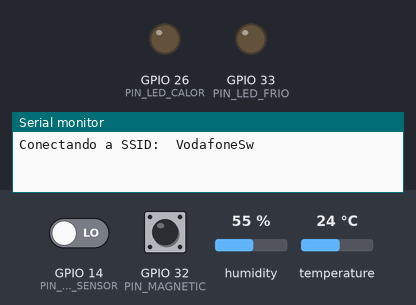
Simulated run of this sketch. Board: ESP32. On the bench: output pins drawn as LEDs (lit = HIGH), the last lines printed to the serial monitor. The test bench sets the inputs (shaded band); at power-on: temperature 24 °C, GPIO 14 (PIN_WATER_SENSOR) LOW, GPIO 32 (PIN_MAGNETIC) HIGH, humidity 55 %. WiFi joins after 1.5 s; servers stay silent unless stated; no MQTT or app messages arrive unless stated.

Above: at 0.1 s.
At 4.2 s:
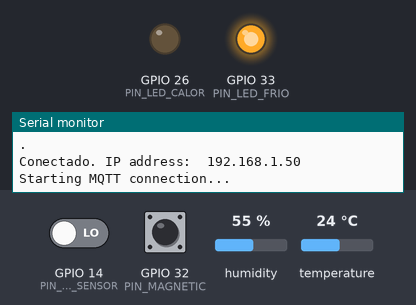
4.3 s: temperature set to 34 °C
11.3 s: temperature set to 37 °C
At 17.9 s:
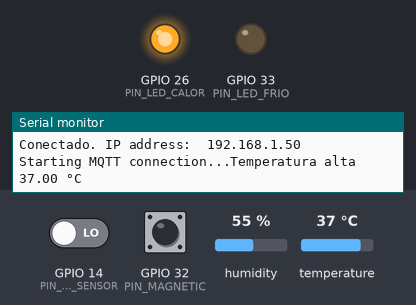
Timing chart, 0 to 19.4 s (numbered marks = the images above; inputs shaded):
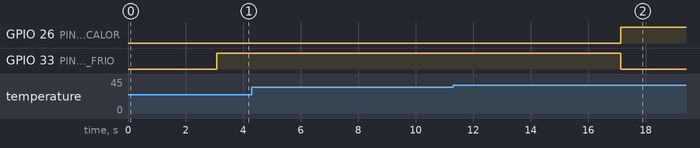

Measured:
- the behaviour switches between 35 and 36 °C on temperature (found by bisection; images 1 and 2)
- after the input at 4.3 s, every drawn part: stays the same
- after the input at 11.3 s, GPIO 26 (PIN_LED_CALOR): LOW → HIGH after 5.8 s; GPIO 33 (PIN_LED_FRIO): HIGH → LOW after 5.8 s

The sketch:

ubicua.ino
```cpp
// ubicua.ino
//
// Firmware de la capa de Percepción del Frigorífico Inteligente (TFG).
//
// Responsabilidad de este .ino: leer los sensores físicos (DHT11,
// sensor magnético de puerta, sensor de agua) y publicar su estado en
// el broker MQTT bajo el prefijo "frigorifico/". La interpretación de
// esos datos (alertas, inventario, modos de operación) vive por
// completo en el backend (Spring Boot): el ESP32 no mantiene ningún
// estado de negocio en memoria, solo el estado mínimo imprescindible
// para des-rebotar lecturas de sensores (p. ej. estadoAnteriorPuerta).
//
// Fase 8: se elimina por completo el subsistema RFID (lector MFRC522)
// y el modo de operación manual INSERTAR/ELIMINAR asociado a él, ya
// obsoletos. Se deja preparado el punto de extensión
// procesarVisionArtificial(), donde en una fase posterior se integrará
// una ESP32-CAM para reconocimiento visual de productos.

#include <WiFi.h>
#include <PubSubClient.h>
#include <DHT.h>
#include "ESP32_Utils.hpp"
#include "ESP32_Utils_MQTT.hpp"
#include "MQTT.hpp"
#include "Config.h"

// ---------------------------------------------------------------------
// Sensor de temperatura y humedad (DHT11)
// ---------------------------------------------------------------------
#define DHTPIN 13      // Pin del sensor de temperatura y humedad
#define DHTTYPE DHT11  // Tipo de sensor
DHT dht(DHTPIN, DHTTYPE);

// ---------------------------------------------------------------------
// Resto de sensores y actuadores
// ---------------------------------------------------------------------
#define PIN_WATER_SENSOR 14  // Pin del sensor de agua
#define PIN_MAGNETIC     32  // Pin del sensor magnético (puerta)
#define PIN_LED_CALOR    26  // LED indicador de temperatura alta
#define PIN_LED_FRIO     33  // LED indicador de temperatura en rango normal

const int umbralTemperatura = 5;  // Umbral de temperatura en grados Celsius

// Último estado leído del sensor de puerta, usado para detectar
// flancos (transiciones) y evitar publicar en cada iteración del loop.
int estadoAnteriorPuerta = HIGH;

void setup() {
    Serial.begin(115200);

    // Conexión WiFi
    ConnectWiFi_STA();

    // Configuración y primera conexión MQTT
    InitMqtt();

    // Sensor de temperatura y humedad
    dht.begin();

    // Pines de sensores
    pinMode(PIN_WATER_SENSOR, INPUT);
    pinMode(PIN_MAGNETIC, INPUT);

    // Pines de LEDs indicadores
    pinMode(PIN_LED_CALOR, OUTPUT);
    digitalWrite(PIN_LED_CALOR, LOW);
    pinMode(PIN_LED_FRIO, OUTPUT);
    digitalWrite(PIN_LED_FRIO, LOW);
}

void loop() {
    HandleMqtt();
    verificarSensores();

    // Punto de extensión (Fase 9): reconocimiento visual con ESP32-CAM.
    // De momento no hace nada; marca el lugar exacto donde se integrará
    // la captura/inferencia de imagen que sustituirá a la identificación
    // de productos por RFID.
    procesarVisionArtificial();

    delay(7000);  // Publicar cada 7 segundos
}

// ---------------------------------------------------------------------
// Lectura y publicación de sensores
// ---------------------------------------------------------------------
void verificarSensores() {
    // Temperatura y humedad
    float temp = dht.readTemperature();
    float hum = dht.readHumidity();

    // Anomalía de temperatura alta
    if (temp > 35) {
        String mensaje = "Temperatura alta " + String(temp) + " °C";
        PublishMqtt(mensaje, MQTT_TOPIC_ANOMALIAS);
        Serial.println(mensaje);
        digitalWrite(PIN_LED_CALOR, HIGH);
        digitalWrite(PIN_LED_FRIO, LOW);
    } else {
        digitalWrite(PIN_LED_CALOR, LOW);
        digitalWrite(PIN_LED_FRIO, HIGH);
    }

    // Anomalía de humedad alta
    if (hum > 80) {
        String mensaje = "Humedad alta" + String(hum) + " %";
        PublishMqtt(mensaje, MQTT_TOPIC_ANOMALIAS);
        Serial.println(mensaje);
    }

    // Sensor de agua
    int waterState = digitalRead(PIN_WATER_SENSOR);
    if (waterState == HIGH) {
        String mensaje = "Agua detectada";
        PublishMqtt(mensaje, MQTT_TOPIC_ANOMALIAS);
        Serial.println(mensaje);
    }

    // Sensor de puerta: solo se registra como anomalía si permanece
    // abierta al menos 5 segundos, para filtrar aperturas breves.
    int doorState = digitalRead(PIN_MAGNETIC);
    if (doorState != estadoAnteriorPuerta) {
        if (doorState == LOW) {
            delay(5000);
            if (digitalRead(PIN_MAGNETIC) == LOW) {
                String mensaje = "Puerta abierta";
                PublishMqtt(mensaje, MQTT_TOPIC_ANOMALIAS);
                Serial.println(mensaje);
            }
        }
        estadoAnteriorPuerta = doorState;
    }

    // Publicación periódica del estado de todos los sensores.
    // IMPORTANTE: estas cadenas deben coincidir EXACTAMENTE con lo que
    // espera FrigorificoTopicRouter en el backend (Spring Boot).
    PublishMqtt(temp, MQTT_TOPIC_TEMP);
    PublishMqtt(hum, MQTT_TOPIC_HUMI);
    PublishMqtt(waterState ? "Agua detectada" : "Sin agua", MQTT_TOPIC_WATER);
    PublishMqtt(doorState ? "Puerta cerrada" : "Puerta abierta", MQTT_TOPIC_DOOR);
}

// ---------------------------------------------------------------------
// Placeholder de visión artificial (Fase 9)
// ---------------------------------------------------------------------
// Aún sin implementar. Aquí se integrará, en una fase posterior, la
// captura de imagen (ESP32-CAM) y la inferencia (a bordo o delegada a
// un servicio de IA en el backend) para identificar productos que
// entran/salen del frigorífico, sustituyendo a la antigua
// identificación por RFID.
void procesarVisionArtificial() {
    // TODO (Fase 9): captura de fotograma + inferencia de visión por
    // computador para reconocimiento de productos.
}
```

ESP32_Utils.hpp
```cpp
// ESP32_Utils.hpp
//
// Utilidades de conectividad WiFi para el nodo ESP32 de la capa de
// Percepción. No depende de ningún sensor concreto: solo establece la
// conexión de red sobre la que viajará después el tráfico MQTT.
#ifndef ESP32_UTILS_HPP
#define ESP32_UTILS_HPP

#include <WiFi.h>
#include "Config.h"

// Conecta el ESP32 a la red WiFi configurada en Config.h en modo
// estación (STA) y bloquea hasta que la conexión se establece.
void ConnectWiFi_STA() {
    Serial.println("");
    WiFi.mode(WIFI_STA);
    Serial.print("Conectando a SSID:\t");
    Serial.println(ssid);

    WiFi.begin(ssid, password);
    while (WiFi.status() != WL_CONNECTED) {
        delay(3000);
        Serial.print('.');
    }

    Serial.println("");
    Serial.print("Conectado. IP address:\t");
    Serial.println(WiFi.localIP());
}

#endif // ESP32_UTILS_HPP
```

ESP32_Utils_MQTT.hpp
```cpp
// ESP32_Utils_MQTT.hpp
//
// Ciclo de vida de la conexión MQTT (inicialización, reconexión y
// bombeo del loop del cliente). La interpretación de topics/payloads
// vive en MQTT.hpp; aquí solo se gestiona la conexión con el broker.
#ifndef ESP32_UTILS_MQTT_HPP
#define ESP32_UTILS_MQTT_HPP

#include <PubSubClient.h>
#include "Config.h"
#include "MQTT.hpp"

// Configura el cliente MQTT (servidor + callback de recepción) y
// realiza la primera suscripción. Se invoca una única vez desde setup().
void InitMqtt() {
    mqttClient.setServer(MQTT_BROKER_ADDRESS, MQTT_PORT);
    SuscribeMqtt();
    mqttClient.setCallback(OnMqttReceived);
}

// Intenta conectar (o reconectar) con el broker MQTT de forma
// bloqueante, reintentando cada 5 segundos hasta lograrlo.
void ConnectMqtt() {
    while (!mqttClient.connected()) {
        Serial.print("Starting MQTT connection...");
        if (mqttClient.connect(MQTT_CLIENT_NAME, "ubicua", "ubicua")) {
            SuscribeMqtt();
        } else {
            Serial.print("Failed MQTT connection, rc=");
            Serial.print(mqttClient.state());
            Serial.println(" try again in 5 seconds");
            delay(5000);
        }
    }
}

// Debe llamarse en cada iteración del loop(): reconecta si hace falta
// y procesa los mensajes/keepalive del cliente MQTT (PubSubClient).
void HandleMqtt() {
    if (!mqttClient.connected()) {
        ConnectMqtt();
    }
    mqttClient.loop();
}

#endif // ESP32_UTILS_MQTT_HPP
```

MQTT.hpp
```cpp
// MQTT.hpp
//
// Definición de topics MQTT y funciones de publicación/recepción.
//
// Fase 8: se retiran los topics "frigorifico/rfid" (lector MFRC522,
// eliminado del hardware), "frigorifico/modo" (modo manual
// INSERTAR/ELIMINAR, ya no existe en el backend) y
// "frigorifico/productos" (el inventario se gestiona íntegramente en
// el backend y su base de datos, nunca en el ESP32).
//
// IMPORTANTE: las cadenas usadas como payload en ubicua.ino deben
// coincidir EXACTAMENTE (mayúsculas/minúsculas y acentos incluidos)
// con lo que interpreta FrigorificoTopicRouter en el backend, ya que
// este actúa como Anti-Corruption Layer basado en comparación de texto.
#ifndef MQTT_HPP
#define MQTT_HPP

#include "ESP32_Utils_MQTT.hpp"
#include "Config.h"
#include <PubSubClient.h>

const char* MQTT_TOPIC_TEMP = "frigorifico/temperature";
const char* MQTT_TOPIC_HUMI = "frigorifico/humidity";
const char* MQTT_TOPIC_WATER = "frigorifico/water";
const char* MQTT_TOPIC_DOOR = "frigorifico/door";
const char* MQTT_TOPIC_ANOMALIAS = "frigorifico/anomalias";

WiFiClient espClient;
PubSubClient mqttClient(espClient);

// Buffer reutilizado para volcar a Serial el contenido de los mensajes
// MQTT entrantes (solo con fines de depuración; el ESP32 no actúa en
// base a comandos recibidos por MQTT).
String content;
void OnMqttReceived(char* topic, byte* payload, unsigned int length) {
    Serial.print("Received on ");
    Serial.print(topic);
    Serial.print(": ");

    content = "";
    for (size_t i = 0; i < length; i++) {
        content.concat((char)payload[i]);
    }
    Serial.print(content);
    Serial.println();
}

// Suscripción MQTT del cliente. Se invoca al inicializar y en cada
// reconexión (ConnectMqtt).
void SuscribeMqtt() {
    mqttClient.subscribe("Mosquitto_Broker");
    mqttClient.setCallback(OnMqttReceived);
}

String payload;
void PublishMqtt(String data, const char* topic) {
    payload = data;
    mqttClient.publish(topic, (char*)payload.c_str());
}

void PublishMqtt(float data, const char* topic) {
    payload = String(data);
    mqttClient.publish(topic, (char*)payload.c_str());
}

#endif // MQTT_HPP
```

Config.h
```cpp
// Config.h
//
// Parámetros de configuración del nodo ESP32 (capa de Percepción).
// Fase 8: sin cambios funcionales respecto a fases anteriores; solo se
// documenta con más detalle de cara a la memoria del TFG.
#ifndef CONFIG_H
#define CONFIG_H

// ---------------------------------------------------------------------
// Configuración de red WiFi
// ---------------------------------------------------------------------
const char* ssid = "VodafoneSw";            // Nombre de la red WiFi
const char* password = "Vodafone.Sw";       // Contraseña de la red
const char* hostname = "ESP32Frigorifico";  // Nombre del dispositivo en la red

// ---------------------------------------------------------------------
// Configuración del broker MQTT (Mosquitto)
// ---------------------------------------------------------------------
const char* MQTT_BROKER_ADDRESS = "192.168.0.192";  // IP del broker
const uint16_t MQTT_PORT = 1883;                      // Puerto del broker MQTT
const char* MQTT_CLIENT_NAME = "ESP32Cliente";         // Nombre del cliente MQTT

#endif // CONFIG_H
```
